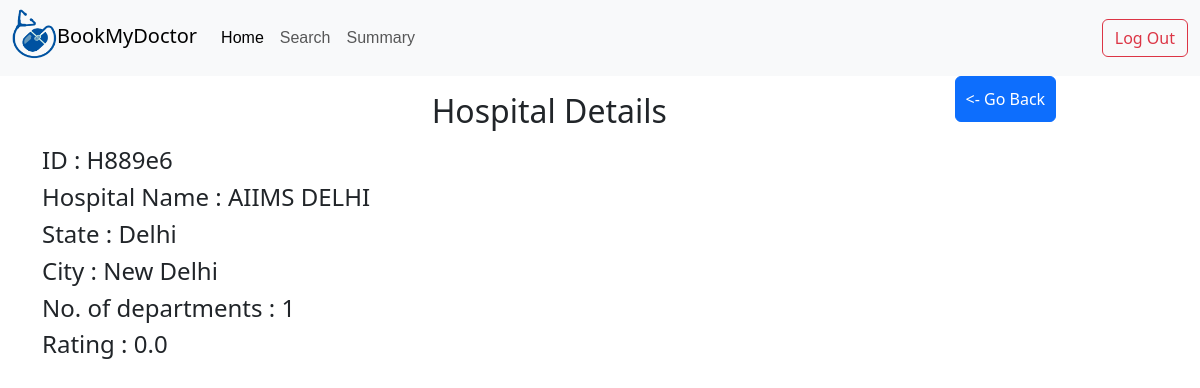
The app's page /H889e6/hospital/details, older data.
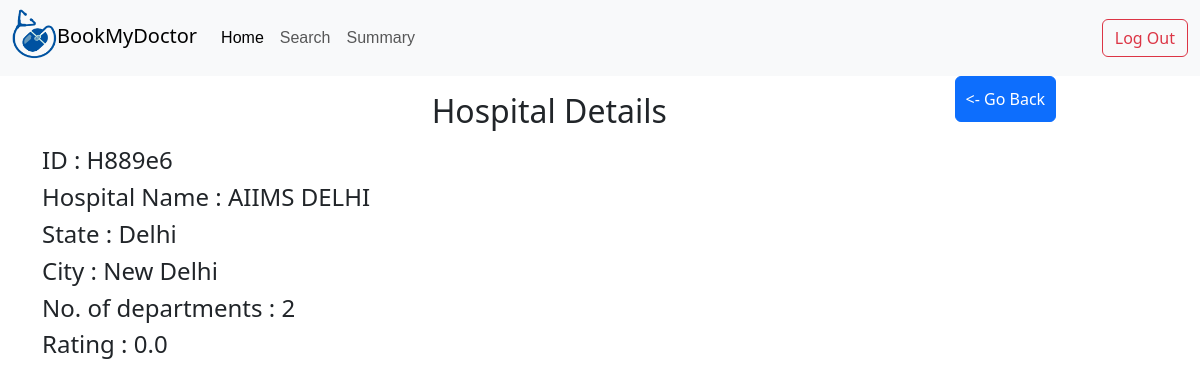
The same page, newer data.
### application/models.py (models this page shows)
class Hospital(db.Model):
    id=db.Column(db.String(),primary_key=True)
    name=db.Column(db.String())
    state=db.Column(db.String())
    city=db.Column(db.String())
    nDept=db.Column(db.Integer,default=0)
    rating=db.Column(db.Float,default=0)
    departments=db.relationship('Department',backref='hospital')

### application/controllers.py (the view)
@app.route('/<hId>/hospital/details')
def hospitalDetails(hId):
    return render_template('hospital_details.html',Hospital=Hospital.query.get(hId))

### templates/hospital_details.html (shortened to what this page needs)
{%extends 'adminbase.html'%}
{%block content%}
<div class="d-flex justify-content-around">
   <h2 class="text-center mt-3 mb-3">Hospital Details</h2>
<div>
   <a type="button" class="btn btn-primary" href="/admin/dashboard" ><- Go Back </a>
 </div>
</div>
<div class="container">
   <h4>ID : {{Hospital.id}}</h4>
   <h4>Hospital Name : {{Hospital.name}}</h4>
   <h4>State : {{Hospital.state}}</h4>
   <h4>City : {{Hospital.city}}</h4>
   <h4>No. of departments : {{Hospital.nDept}}</h4>
   <h4>Rating : {{Hospital.rating}}</h4>
   </div>
{%endblock%}

Row changes from the older to the newer data that the page shows:
changed Hospital "AIIMS DELHI": nDept "1" → "2"
